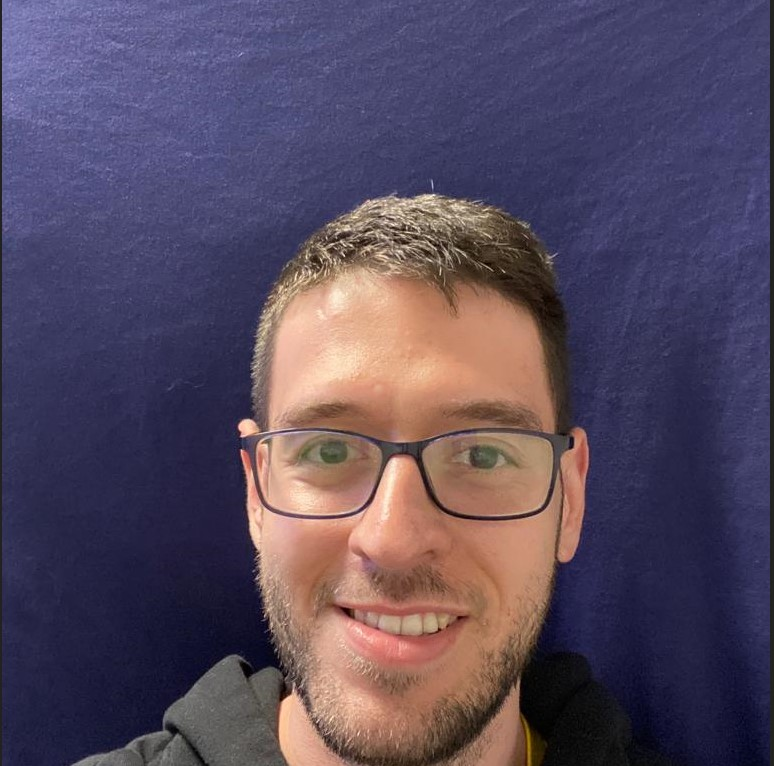
%> input picture IP_Course/ex1/imgB.jpg, 774 x 766 px
$ octave ex1.m   (GNU Octave 9; MATLAB toolbox functions it lacks are replaced by stand-ins)
%> lines starting %> are read from the running program, lines starting %| are printed output that depends on the picture; in (x1, y1, x2, y2) boxes, pixels count from 0 and x2, y2 are one past the last pixel; in counts of white or black regions, pixels touching at a corner belong together; the program's own positions count from 1
clear all
addpath("C:\Users\rom21\OneDrive\Desktop\rep\MY_Repository\imCourse")
img = imread("imgB.jpg");
%> img is the input picture: size 766x774x3 uint8; mean R, G, B 87.2, 74.5, 94.5
h = imshow('imgB.jpg');
hp = impixelinfo;
mask_b = ((img(:,:,3) < 200 ) & (img(:,:,1) < 150) & (img(:,:,2) < 150) & (img(:,:,3) - img(:,:,2) > 20 ) & (img(:,:,3)) -img(:,:,1) > 20  );
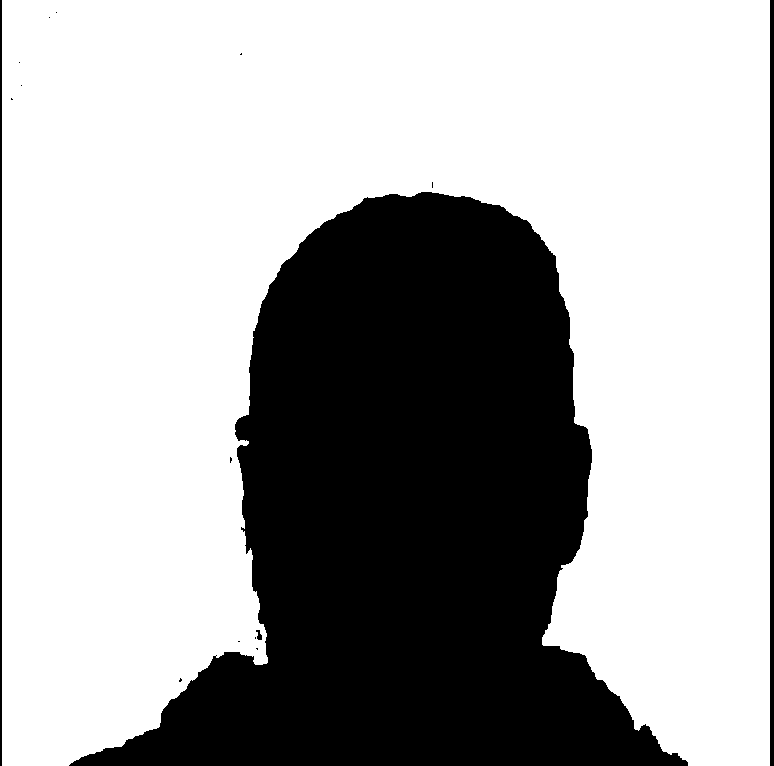
%> mask_b: size 766x774 logical; 67% white; 16 black regions (12 under 20 px), largest, box (x1, y1, x2, y2) and area: (69, 192, 688, 766) 191220, (770, 0, 774, 766) 3064, (0, 0, 2, 766) 1532, (256, 630, 262, 640) 38
%%
imshow(uint8(~mask_b).*img)
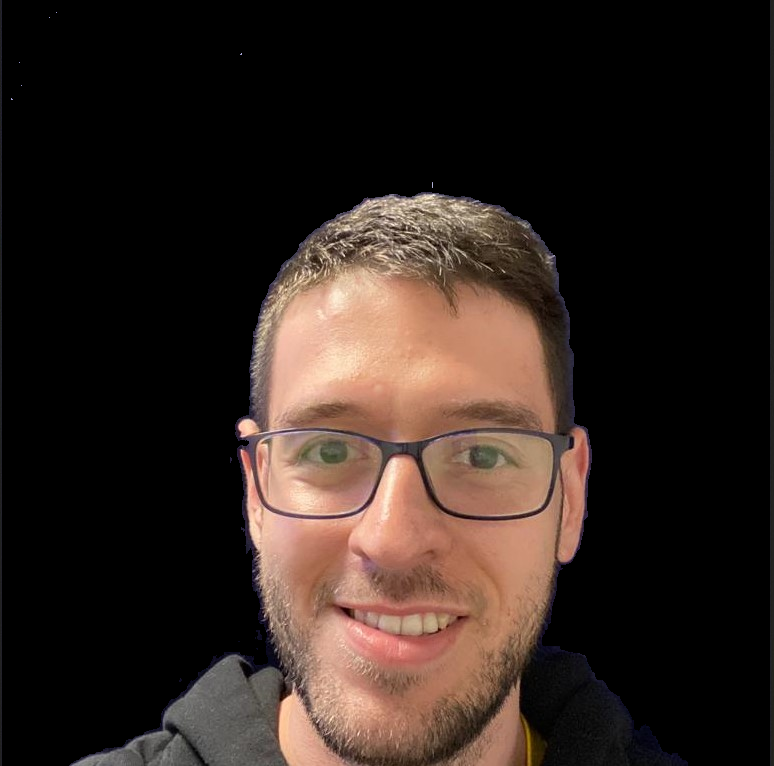
%> displayed picture: size 766x774x3, on the screen's scale of 0 to 255; mean R, G, B 48.5, 36.4, 30.8
mask_img = uint8(~mask_b).*img;
%mask_img(mask_img==0)=255;
imshow(mask_img)
%> (the run ends here)

$ run again, with IP_Course/ex1/imageB.jpeg copied over IP_Course/ex1/imgB.jpg
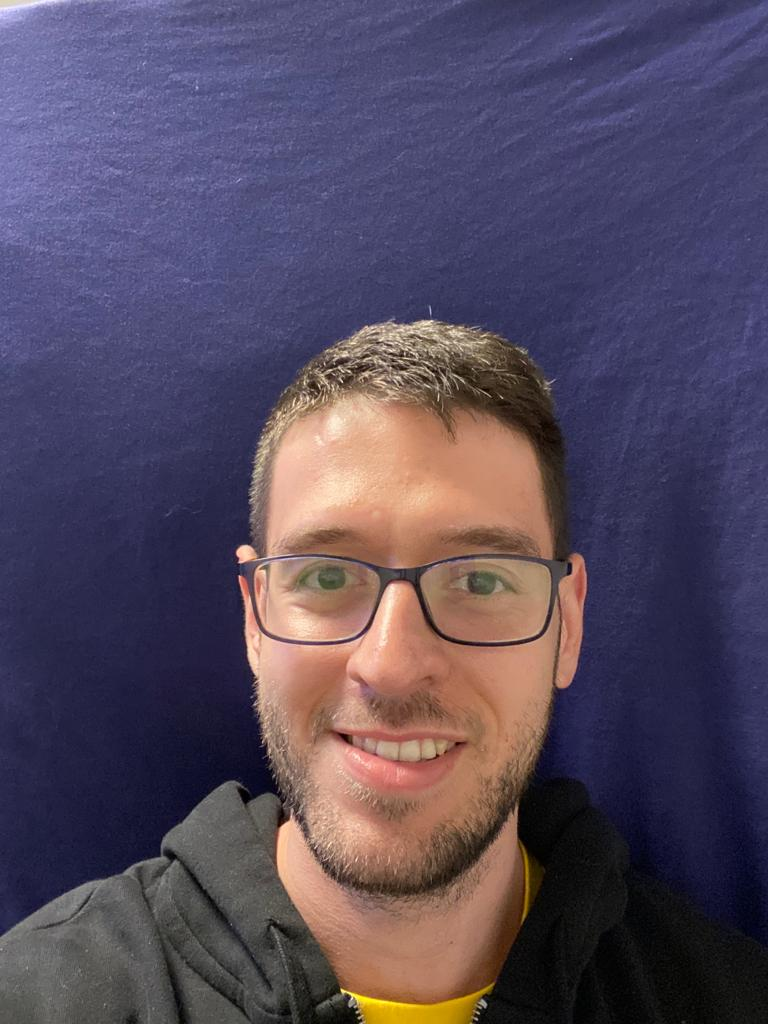
%> input picture IP_Course/ex1/imageB.jpeg, 768 x 1024 px
%> img is the input picture: size 1024x768x3 uint8; mean R, G, B 85.8, 74.6, 93.9
%> `mask_b = ((img(:,:,3) < 200 ) & (img(:,:,1) < 150) & (img(:,:,2) < 150..`:
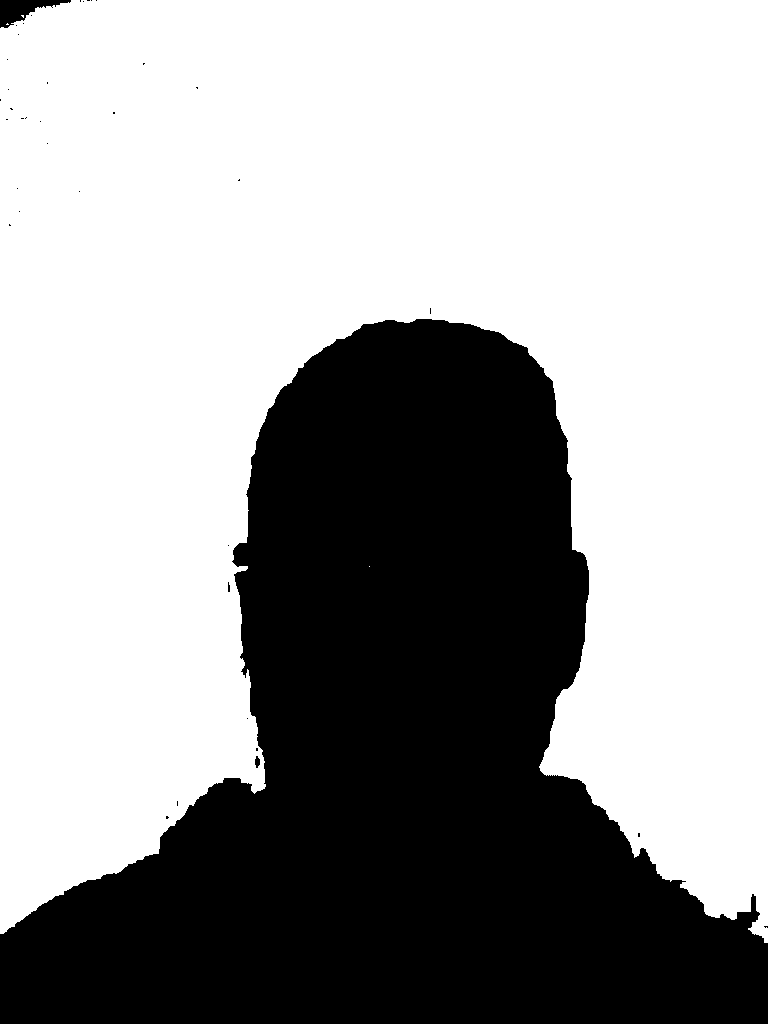
%> mask_b: size 1024x768 logical; 63.1% white; 39 black regions (36 under 20 px), largest, box (x1, y1, x2, y2) and area: (0, 319, 768, 1024) 288963, (0, 0, 71, 28) 920, (255, 756, 260, 768) 44
%> `imshow(uint8(~mask_b).*img)`:
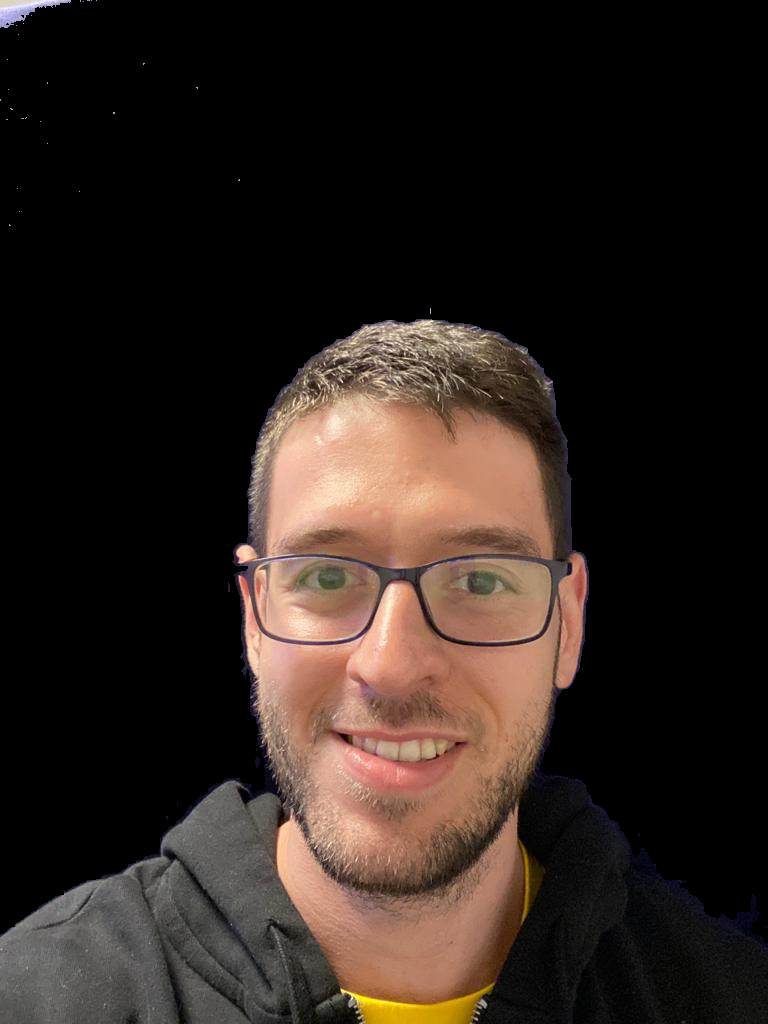
%> displayed picture: size 1024x768x3, on the screen's scale of 0 to 255; mean R, G, B 46.2, 35.7, 30.2
